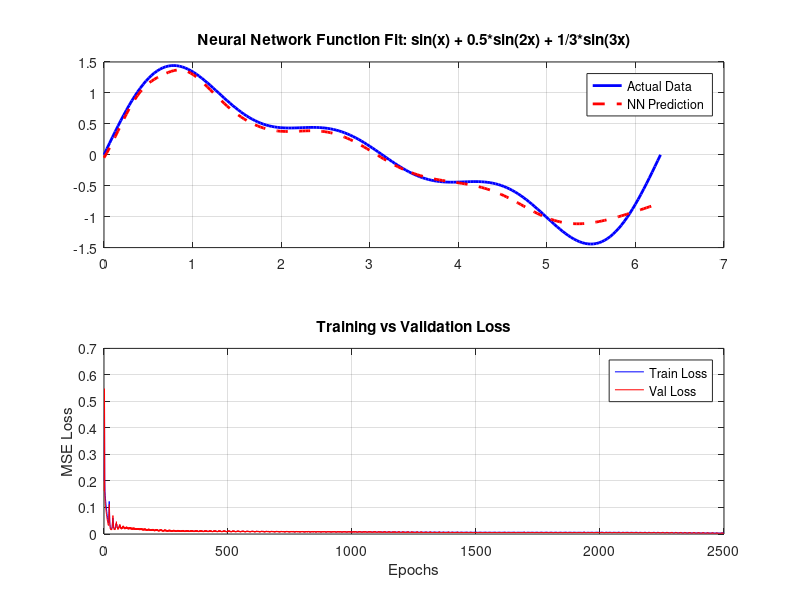

MATLAB code for this plot:
% 07_deep_learning_theory.m
% UniLab Deep Learning: Function Approximation and Theory

clear all;
close all;
clc;

disp('🧠 UniLab Deep Learning: Function Approximation');
disp('==============================================');

%% 1. Function Approximation with Neural Network
disp('--- 1. Fitting f(x) = sin(x) + 0.5*sin(2x) + 1/3*sin(3x) ---');

% Data Generation
X = linspace(0, 2*pi, 200)';

y = sin(X) + 0.5*sin(2*X) + (1/3)*sin(3*X);

% Normalization for Sigmoid activation
X_norm = X / (2*pi);
y_min = min(y); y_max = max(y);
y_norm = (y - y_min) / (y_max - y_min);

% Train/Validation Split (80/20)
indices = randperm(200);
train_idx = indices(1:160);
val_idx = indices(161:200);

X_train = reshape(X_norm(train_idx), 160, 1); 
y_train = reshape(y_norm(train_idx), 160, 1);
X_val = reshape(X_norm(val_idx), 40, 1); 
y_val = reshape(y_norm(val_idx), 40, 1);

% Manual Neural Network (1 -> 64 -> 64 -> 1)
% Xavier Initialization
W1 = randn(1, 64) * sqrt(1/1); b1 = zeros(1, 64);
W2 = randn(64, 64) * sqrt(1/64); b2 = zeros(1, 64);
W3 = randn(64, 1) * sqrt(1/64); b3 = zeros(1, 1);

% RMSprop parameters
lr = 0.002;
beta = 0.9;
eps = 1e-8;
mW1 = zeros(size(W1)); mb1 = zeros(size(b1));
mW2 = zeros(size(W2)); mb2 = zeros(size(b2));
mW3 = zeros(size(W3)); mb3 = zeros(size(b3));

epochs = 2500;
train_loss_hist = zeros(epochs, 1);
val_loss_hist = zeros(epochs, 1);

for epoch = 1:epochs
    % Forward Pass (Train)
    z1 = X_train * W1 + b1;
    a1 = tanh(z1); 
    z2 = a1 * W2 + b2;
    a2 = tanh(z2);
    z3 = a2 * W3 + b3;
    a3 = z3; % Linear output for regression
    
    % Loss (MSE)
    err = a3 - y_train;
    train_loss = mean(err.^2);
    train_loss_hist(epoch) = train_loss;
    
    % Forward Pass (Validation)
    vz1 = X_val * W1 + b1; va1 = tanh(vz1);
    vz2 = va1 * W2 + b2; va2 = tanh(vz2);
    vz3 = va2 * W3 + b3; va3 = vz3;
    val_loss = mean((va3 - y_val).^2);
    val_loss_hist(epoch) = val_loss;
    
    % Backward Pass
    d_z3 = 2 * err / length(X_train);
    d_W3 = a2' * d_z3;
    d_b3 = sum(d_z3, 1);
    
    d_a2 = d_z3 * W3';
    d_z2 = d_a2 .* (1 - a2.^2);
    d_W2 = a1' * d_z2;
    d_b2 = sum(d_z2, 1);
    
    d_a1 = d_z2 * W2';
    d_z1 = d_a1 .* (1 - a1.^2);
    d_W1 = X_train' * d_z1;
    d_b1 = sum(d_z1, 1);
    
    % Update (RMSprop)
    mW3 = beta * mW3 + (1-beta) * d_W3.^2;
    mb3 = beta * mb3 + (1-beta) * d_b3.^2;
    W3 = W3 - lr * d_W3 ./ (sqrt(mW3) + eps);
    b3 = b3 - lr * d_b3 ./ (sqrt(mb3) + eps);
    
    mW2 = beta * mW2 + (1-beta) * d_W2.^2;
    mb2 = beta * mb2 + (1-beta) * d_b2.^2;
    W2 = W2 - lr * d_W2 ./ (sqrt(mW2) + eps);
    b2 = b2 - lr * d_b2 ./ (sqrt(mb2) + eps);
    
    mW1 = beta * mW1 + (1-beta) * d_W1.^2;
    mb1 = beta * mb1 + (1-beta) * d_b1.^2;
    W1 = W1 - lr * d_W1 ./ (sqrt(mW1) + eps);
    b1 = b1 - lr * d_b1 ./ (sqrt(mb1) + eps);
    
    if mod(epoch, 5000) == 0
        disp(['Epoch ', num2str(epoch), ': Train Loss = ', num2str(train_loss), ', Val Loss = ', num2str(val_loss)]);
    end
end

% Final Prediction
z1_f = X_norm * W1 + b1; a1_f = tanh(z1_f);
z2_f = a1_f * W2 + b2; a2_f = tanh(z2_f);
y_pred_norm = a2_f * W3 + b3;
y_pred = y_pred_norm * (y_max - y_min) + y_min;

% Final Prediction
z1_f = X_norm * W1 + b1; a1_f = tanh(z1_f);
z2_f = a1_f * W2 + b2; a2_f = tanh(z2_f);
y_pred_norm = a2_f * W3 + b3;
y_pred = y_pred_norm * (y_max - y_min) + y_min;

% Plotting Results
disp(' ');
disp('--- 2. Visualization ---');
figure;
subplot(2, 1, 1);
plot(X, y, 'b', 'LineWidth', 2); hold on;
plot(X, y_pred, 'r--', 'LineWidth', 2);
title('Neural Network Function Fit: sin(x) + 0.5*sin(2x) + 1/3*sin(3x)');
legend('Actual Data', 'NN Prediction');
grid on;

subplot(2, 1, 2);
plot(1:epochs, train_loss_hist, 'b'); hold on;
plot(1:epochs, val_loss_hist, 'r');
title('Training vs Validation Loss');
xlabel('Epochs'); ylabel('MSE Loss');
legend('Train Loss', 'Val Loss');
grid on;

disp('Deep Learning Theory Session Complete.');
